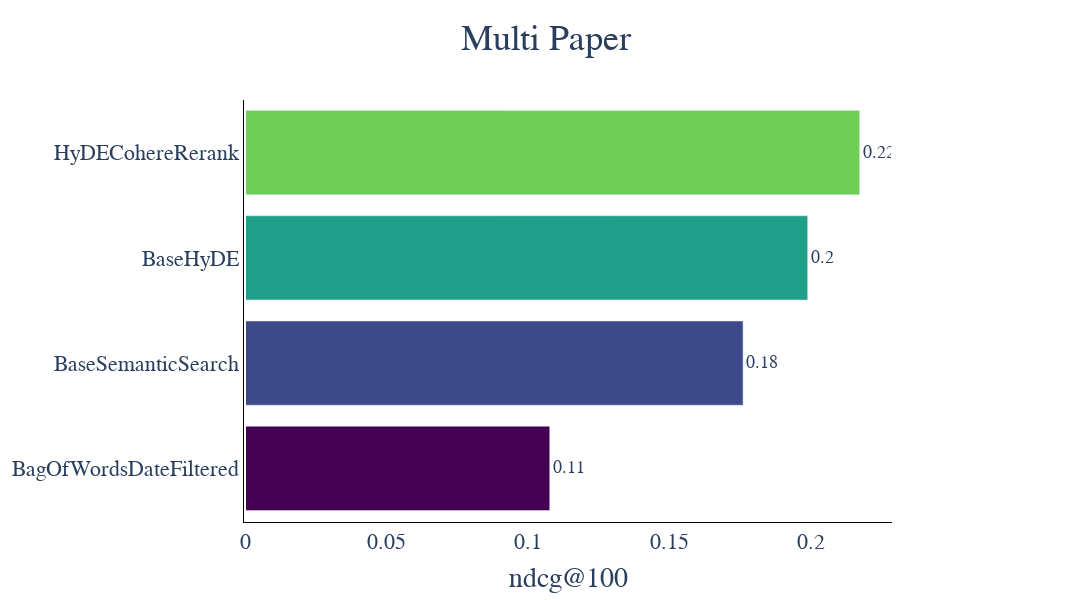

Here is the notebook cell this chart was saved with:
### Code cell
import plotly.graph_objects as go
import plotly.express as px
import pandas as pd
import numpy as np

import plotly.graph_objects as go
import plotly.express as px
import pandas as pd

def create_horizontal_bar_plot(df, column_name, width=1200, height=600):
    # Sort the dataframe by the column values in descending order
    df_sorted = df.sort_values(by=column_name, ascending=True)
    
    # Create a uniformly spaced discrete color sequence
    n_bars = len(df_sorted)
    color_sequence = px.colors.sequential.Viridis
    colors = [color_sequence[i * len(color_sequence) // n_bars] for i in range(n_bars)]
    
    # Create the horizontal bar plot
    fig = go.Figure(go.Bar(
        y=df_sorted['name'],
        x=df_sorted[column_name],
        orientation='h',
        marker_color=colors,
        text=df_sorted[column_name].round(2),
        textposition='outside',
        textfont=dict(family="Palatino", size=18),
    ))
    
    # Determine the title based on the column name
    if "multipaper_sentences" in column_name:
        title = "Multi Paper"
    elif "single_doc" in column_name:
        title = "Single Paper"
    else:
        title = ""
    
    # Remove prefix from x-axis label
    x_axis_label = column_name.replace("multipaper_sentences_", "").replace("single_doc_", "")
    
    # Set the layout properties
    fig.update_layout(
        title={
            'text': title,
            'font': {'family': "Palatino", 'size': 36},
            'x': 0.5,
            'xanchor': 'center'
        },
        xaxis_title={
            'text': x_axis_label,
            'font': {'family': "Palatino", 'size': 28}
        },
        font=dict(family="Palatino", size=24),
        height=height,
        width=width,
        plot_bgcolor='white',
        paper_bgcolor='white',
        margin=dict(l=20, r=200, t=100, b=50),  # Increased right margin for text
        xaxis=dict(
            showline=True,
            linewidth=2,
            linecolor='black',
            showgrid=False,
            zeroline=False,
            tickfont=dict(family="Palatino", size=22)
        ),
        yaxis=dict(
            showline=True,
            linewidth=2,
            linecolor='black',
            showgrid=False,
            tickfont=dict(family="Palatino", size=22),
            title=None  # Remove y-axis label
        ),
    )
    
    # Remove the border
    fig.update_layout(
        shapes=[
            dict(
                type='rect',
                xref='paper',
                yref='paper',
                x0=0,
                y0=0,
                x1=1,
                y1=1,
                line=dict(color="white", width=2),
            )
        ]
    )

    # Save figure as PDF
    fig.write_image(f"../results/{column_name}_bar_plot.pdf")
    
    return fig

# Example usage:
fig = create_horizontal_bar_plot(all_data, 'multipaper_sentences_ndcg@100')
fig.show()

### Figure 1 — Plotly figure (JSON) as saved in the notebook; plotly's stock layout.template omitted (floating-point values rounded to 4 significant figures)
{"data": [{"marker": {"color": ["#440154", "#3e4989", "#1f9e89", "#6ece58"]}, "orientation": "h", "text": [0.11, 0.18, 0.2, 0.22], "textfont": {"family": "Palatino", "size": 18}, "textposition": "outside", "type": "bar", "x": [0.1077, 0.176, 0.1988, 0.2172], "y": ["BagOfWordsDateFiltered", "BaseSemanticSearch", "BaseHyDE", "HyDECohereRerank"]}], "layout": {"font": {"family": "Palatino", "size": 24}, "height": 600, "margin": {"b": 50, "l": 20, "r": 200, "t": 100}, "paper_bgcolor": "white", "plot_bgcolor": "white", "shapes": [{"line": {"color": "white", "width": 2}, "type": "rect", "x0": 0, "x1": 1, "xref": "paper", "y0": 0, "y1": 1, "yref": "paper"}], "title": {"font": {"family": "Palatino", "size": 36}, "text": "Multi Paper", "x": 0.5, "xanchor": "center"}, "width": 1200, "xaxis": {"linecolor": "black", "linewidth": 2, "showgrid": false, "showline": true, "tickfont": {"family": "Palatino", "size": 22}, "title": {"font": {"family": "Palatino", "size": 28}, "text": "ndcg@100"}, "zeroline": false}, "yaxis": {"linecolor": "black", "linewidth": 2, "showgrid": false, "showline": true, "tickfont": {"family": "Palatino", "size": 22}, "title": {}}}}
